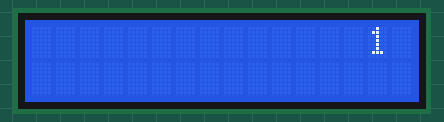
Simulated run of this sketch. Board: Arduino Uno, built with avr-gcc and run on an emulated ATmega328P. Shown: 16×2 character LCD.

Above: at 0.21 s.
At 1.12 s:
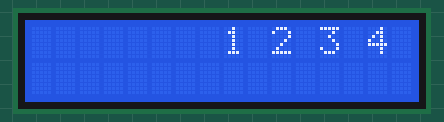
At 2.02 s:
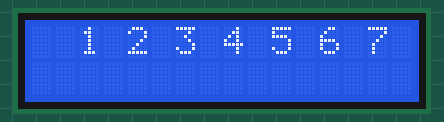
At 2.93 s:
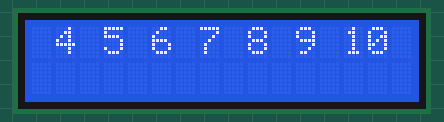
At 3.84 s:
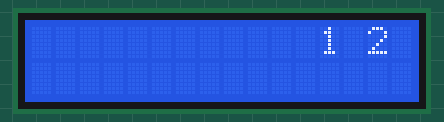

Measured:
- by itself, everything shown: repeats every 3.3 s, in 12 steps

The sketch:

lcd-4-autoScroll.ino
```cpp
#include <LiquidCrystal_I2C.h>
LiquidCrystal_I2C lcd(0x27, 16, 2);

void setup() {
  lcd.init();
  lcd.backlight();
}

void loop() {
  lcd.autoscroll();
  lcd.setCursor(16, 0);

  for(int x=1; x <=11; x++) {
    lcd.print(x);
    lcd.print(" ");
    delay(300);
  }
  lcd.clear();
}
```
